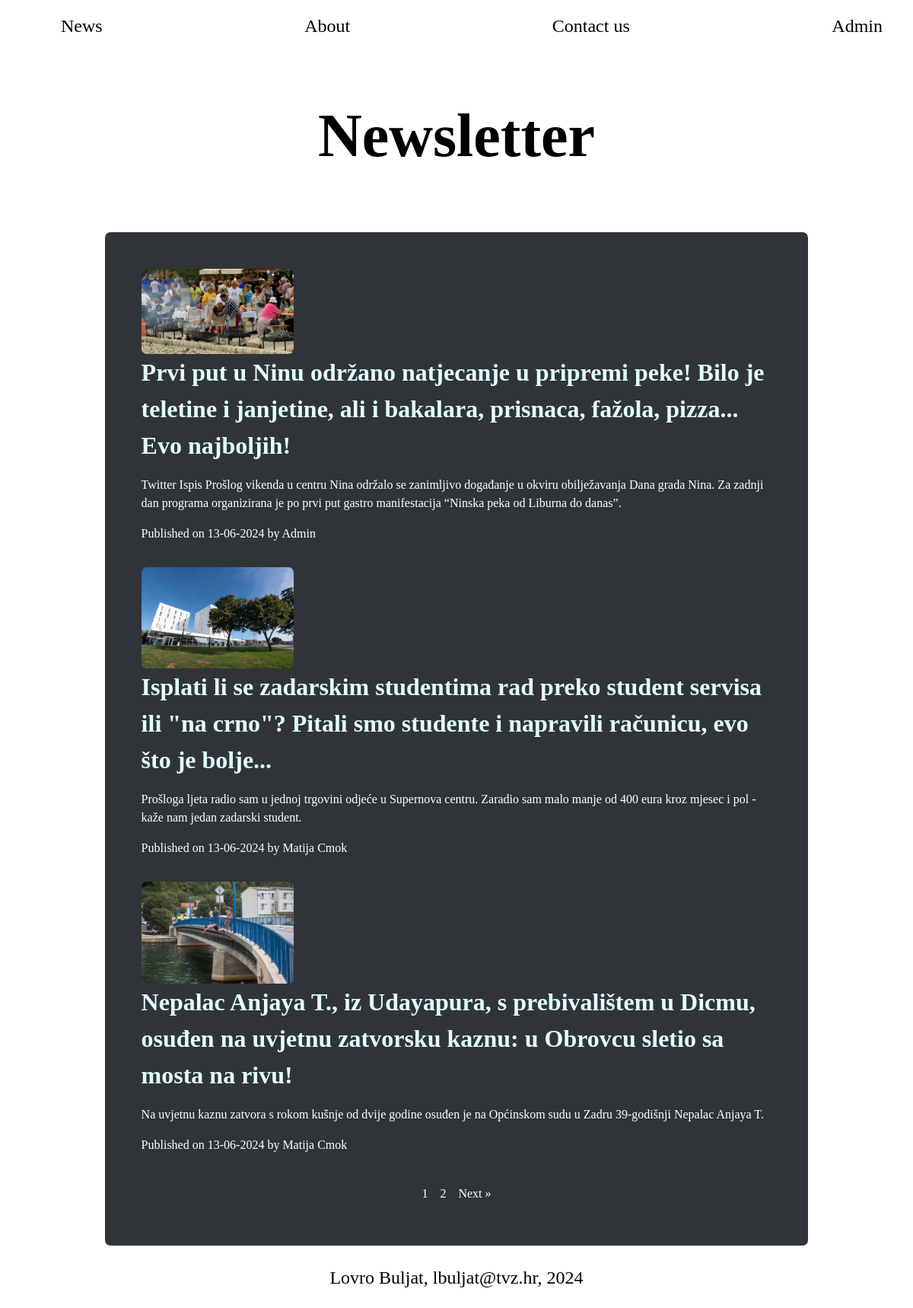
The page / on the database its author committed.
### tables this page shows
CREATE TABLE `articles` (
  `id` bigint(20) NOT NULL,
  `title` varchar(225) NOT NULL,
  `excerpt` tinytext NOT NULL,
  `content` text NOT NULL,
  `author` varchar(120) NOT NULL,
  `publish_date` date NOT NULL DEFAULT current_timestamp(),
  `pictures` varchar(225) NOT NULL
);

### index.php (the view, shortened to what this page needs)
<?php
    require_once "../Newsletter/include/database.php";
    if(!is_null($db_conn)){
        $pg_limit = 3;
        $page = isset($_GET['page']) ? (int) $_GET['page'] : 1;
        $start_point = ($page - 1) * $pg_limit;
        $stmt = $db_conn->prepare("SELECT * FROM articles");
        $stmt->execute();
        $total_articles = $stmt->rowCount();
        $number_of_pages = ceil($total_articles / $pg_limit);
        $statement = $db_conn->prepare("SELECT * FROM articles
                                    ORDER BY id
                                    DESC LIMIT $start_point, $pg_limit");
        $statement->execute();
        $articles = $statement->fetchAll(PDO::FETCH_OBJ);
    }
?>
<!DOCTYPE html>
<html lang="en">
<head>
    <link href="style.css" rel="stylesheet">
</head>
<body>
   <?php include("include/header.php"); ?>
    <main class="container">
        <section class="articles">
        <?php
            foreach($articles as $key => $article){
                print '<article>
                <img src="./images/'.$article->pictures.'">
                <div class="news_display">
                    <h1><a href="single.php?id='.$article->id.'">'.$article->title.'</a></h1>
                    <p>'.$article->excerpt.'</p>
                    <time>Published on '.date("d-m-Y",strtotime($article->publish_date)).' by '.$article->author.'</time>
                </div>
            </article>';
            };
        ?>
        </section>
        <nav class="pagination">
            <ul>
                <?php for($i = 1; $i <= $number_of_pages; $i++) : ?>
                <li><a href="index.php?page=<?= $i ?>"><?= $i ?></a></li>
                <?php endfor ?>
                <?php if ($page < $number_of_pages) : ?>
                <li><a href="index.php?page=<?php echo ($page + 1); ?>">Next &raquo;</a></li>
                <?php endif ?>
            </ul>
        </nav>
    </main>
    <?php include("include/footer.php");?>
</body>
</html>

### include/header.php
<header>
<nav>
    <div class="header-container">
        <ul class="navbar-header">
                <li class="nav-item">
                    <a href="index.php" class="nav-link">News</a>
                </li>
                <li class="nav-item">
                    <a href="about-us.php" class="nav-link">About</a>
                </li>
                <li class="nav-item">
                    <a href="contact-us.php" class="nav-link">Contact us</a>
                </li>
                <li class="nav-item">
                    <a href="admin.php" class="nav-link">Admin</a>
                </li>
            </ul>
        <h1>Newsletter</h1>
        </div>
</nav>
</header>

### include/footer.php
<footer class="bg-dark">
    <div class="container">
        <p style="font-size: 1.5rem;color:black;text-align:center">
            Lovro Buljat, lbuljat@tvz.hr, 2024
        </p>
    </div>
</footer>

### style.css (style rules this page uses)
body { background-color: #fff; color: #fff; line-height: 1.5; }
main { background-color: #303439; padding: 3rem; }
img { max-width:100% ; max-height: 100%; }
.articles article { display: flex; justify-content: flex-start; align-items: flex-start; flex-wrap: wrap; margin-bottom: 2rem; }
.navbar-header { display: flex; flex-direction: row; list-style-type: none; justify-content: space-between; }
.header-container h1 { font-size: 5rem; align-items: center; text-align: center; color: #000; }
.news_display a { text-decoration: none; color: lightcyan; }
.news_display h1 { margin: 0px; padding: 0px; font-size: 2rem; }
.pagination ul { max-width: 50%; text-align: center; margin:0 auto; padding: 0; display:flex; justify-content: center; }
.pagination li { margin:0; padding: 0; list-style-type: none; }
.pagination li a { display: block; padding: 0.5rem; color: white; text-decoration: none; }
.navbar-header .nav-link { font-size: 1.5rem; }
.nav-item { margin: 0 1rem; }
.nav-link { font-size: 1rem; text-decoration: none; color: #000; padding: 0.5rem 1rem; }

### rows shown on the page
articles: pictures (picture), title "Prvi put u Ninu održano natjecanje u pripremi peke! Bilo je teletine i janjetine, ali i bakalara, prisnaca, fažola, pizza... Evo najboljih!", excerpt "Twitter Ispis Prošlog vikenda u centru Nina održalo se zanimljivo događanje u okviru obilježavanja Dana grada Nina. Za zadnji dan programa organizirana je po prvi put gastro manifestacija “Ninska peka od Liburna do danas”.", publish_date "13-06-2024", author "Admin"
articles: pictures (picture), title "Isplati li se zadarskim studentima rad preko student servisa ili \"na crno\"? Pitali smo studente i napravili računicu, evo što je bolje...", excerpt "Prošloga ljeta radio sam u jednoj trgovini odjeće u Supernova centru. Zaradio sam malo manje od 400 eura kroz mjesec i pol -kaže nam jedan zadarski student.", publish_date "13-06-2024", author "Matija Cmok"
articles: pictures (picture), title "Nepalac Anjaya T., iz Udayapura, s prebivalištem u Dicmu, osuđen na uvjetnu zatvorsku kaznu: u Obrovcu sletio sa mosta na rivu!", excerpt "Na uvjetnu kaznu zatvora s rokom kušnje od dvije godine osuđen je na Općinskom sudu u Zadru 39-godišnji Nepalac Anjaya T.", publish_date "13-06-2024", author "Matija Cmok"
